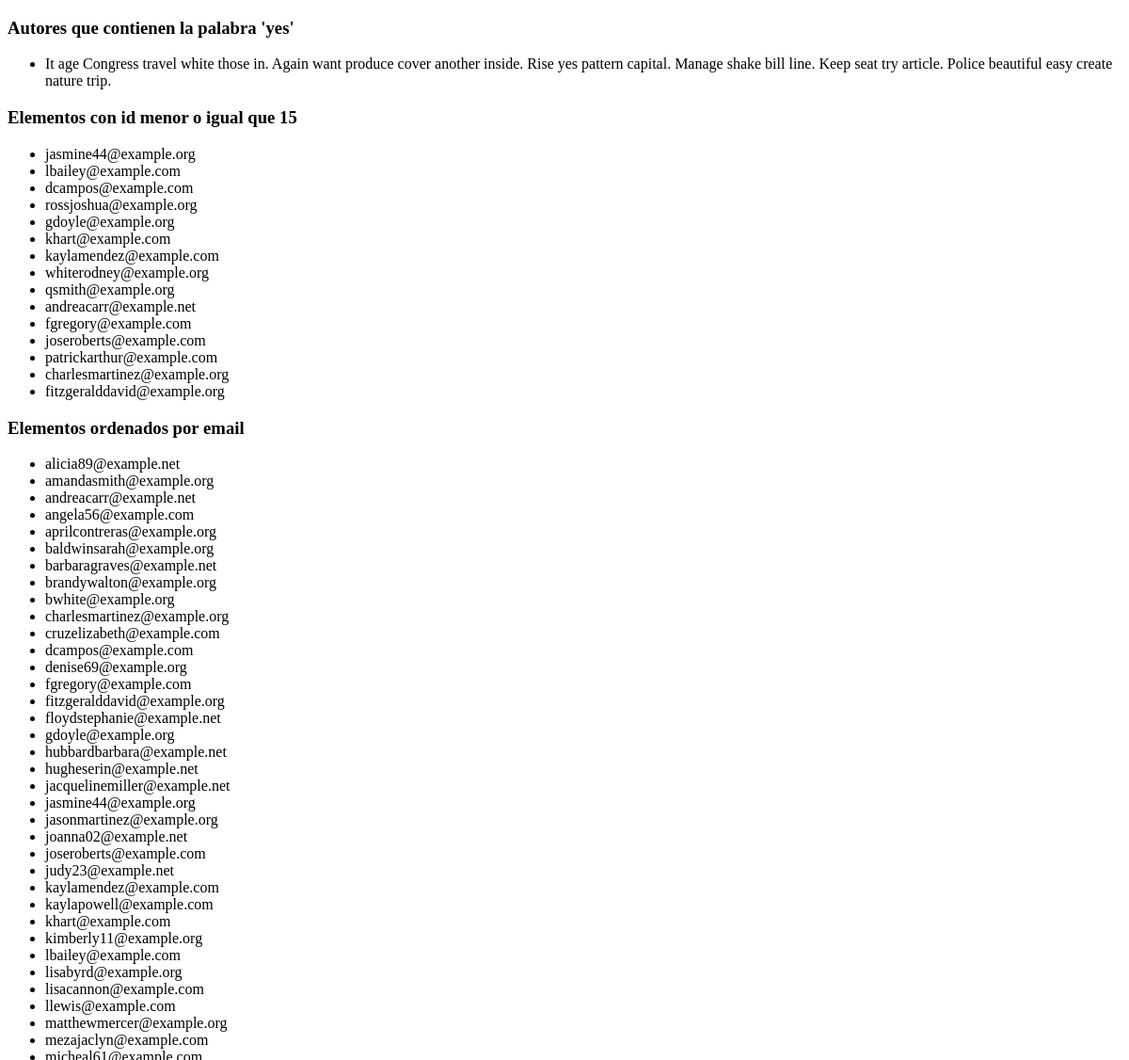
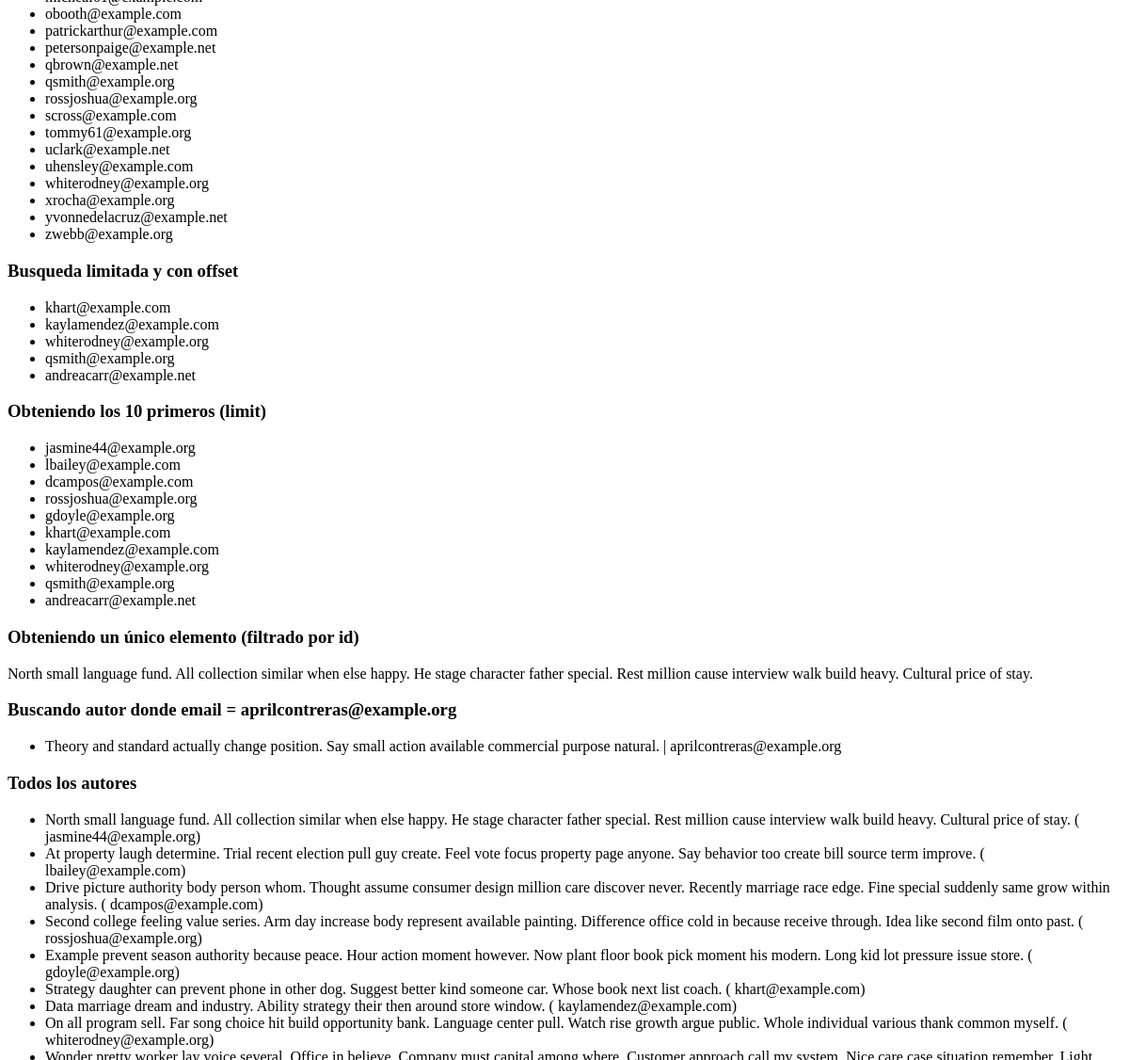
/post/queries/ (upper part), run on an earlier commit of the app's database (2 pictures, top to bottom).
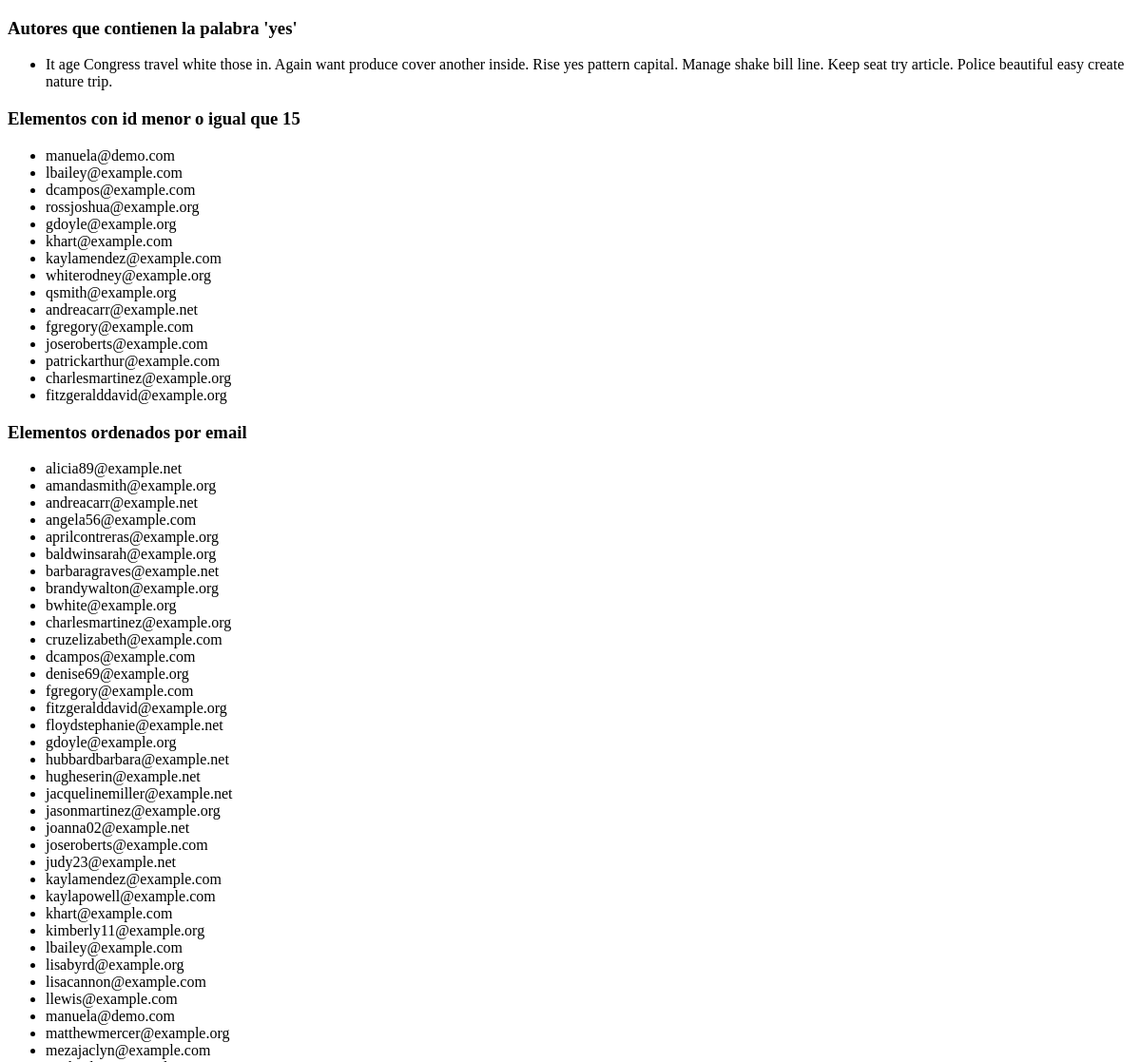
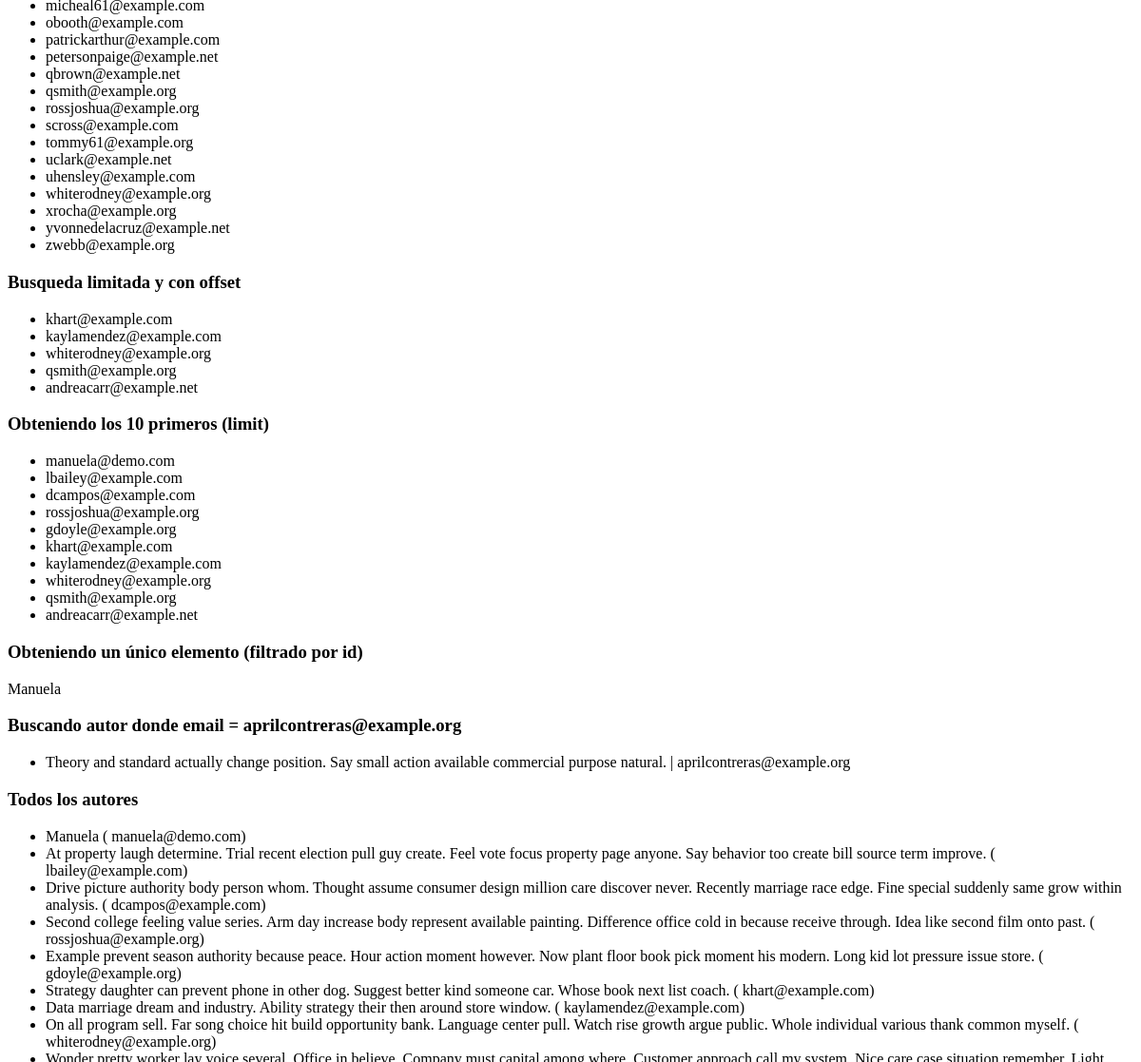
And on a later commit of the database (2 pictures, top to bottom).
### post/models.py (models this page shows)
class Author(models.Model):
    name = models.CharField(max_length=200)
    email = models.EmailField()
    def __str__(self):
        return self.name

### post/views.py (the view)
# urls.py: path('queries/', views.queries, name="queries"),
def queries (request):
    authors = Author.objects.all()
    filtered = Author.objects.filter(email='aprilcontreras@example.org')
    author = Author.objects.get(id=1)
    limits = Author.objects.all()[:10]
    offsets = Author.objects.all()[5:10]
    orders = Author.objects.all().order_by('email')
    filtereds2 = Author.objects.filter(id__lte=15)
    contains = Author.objects.filter(name__contains='yes')
    return render(request, 'post/queries.html', {'authors': authors, 'filtered': filtered, 'author': author, 'limits': limits, 'offsets':  offsets, 'orders': orders, 'filtereds2': filtereds2, 'contains': contains})

### templates/post/queries.html (shortened to what this page needs)
<!DOCTYPE html>
<html lang="en">
    <head>
    </head>
    <body>
        <h3>Autores que contienen la palabra 'yes'</h3>
        <ul>
            {% for contain in contains %}
                <li>{{ contain }}</li>
            {% endfor %}
        </ul>
        <h3>Elementos con id menor o igual que 15</h3>
        <ul>
            {% for filtered2 in filtereds2 %}
                <li>{{ filtered2.email }}</li>
            {% endfor %}
        </ul>
        <h3>Elementos ordenados por email</h3>
        <ul>
            {% for order in orders %}
                <li>{{ order.email }}</li>
            {% endfor %}
        </ul>
        <h3>Busqueda limitada y con offset</h3>
        <ul>
            {% for offset in offsets %}
                <li>{{ offset.email }}</li>
            {% endfor %}
        </ul>
        <h3>Obteniendo los 10 primeros (limit)</h3>
            <ul>
                {% for limit in limits %}
                    <li>{{ limit.email }}</li>
                {% endfor %}
            </ul>
        <h3>Obteniendo un único elemento (filtrado por id)</h3>
            <p>{{author}}</p>
        <h3>Buscando autor donde email =  aprilcontreras@example.org</h3>
            <ul>
                {% for elm in filtered %}
                    <li>{{elm.name}} | {{elm.email}}</li>
                {% endfor %}
            </ul>
        <h3>Todos los autores</h3>
            <ul>
                {% for author in authors%}
                    <li>{{author.name}} ( {{author.email}})</li>
                {% endfor %}
            </ul>
    </body>
</html>

What changed in the data, as far as the page shows it:
removed Author: email "jasmine44@example.org", name "North small language fund. All collection similar when else happy. He stage character father special. Rest million cause interview walk build heavy. Cultural price of stay."
added Author: email "manuela@demo.com", name "Manuela"
